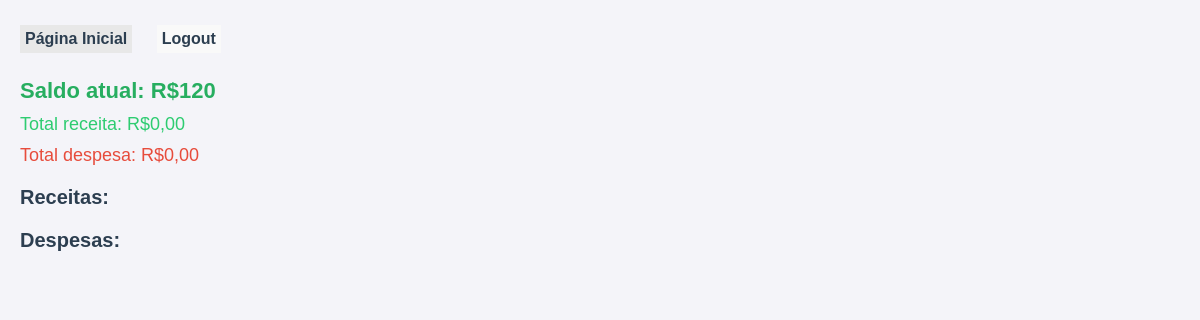
The app's page / (signed in), older data.
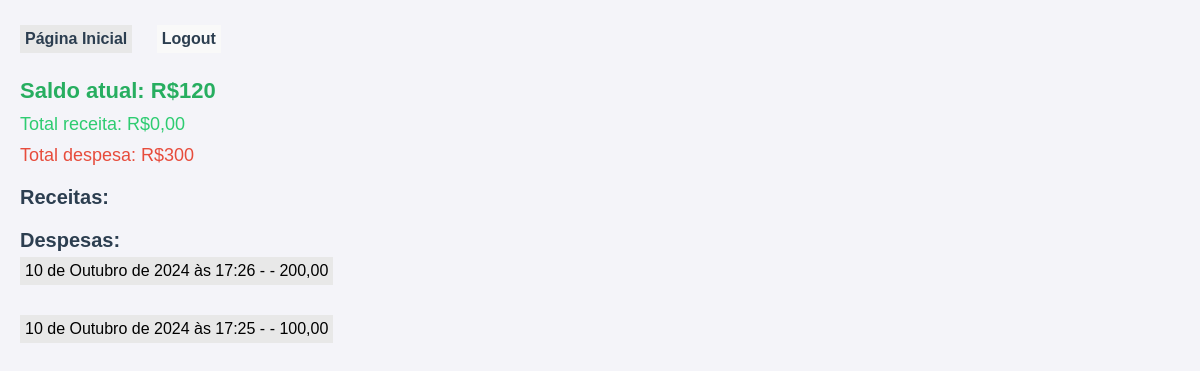
The same page, newer data.
### mugiwara/models/despesa.py (models this page shows, shortened)
class despesa(models.Model):
    class status_choices(models.IntegerChoices):
        ABERTO = 1, "Em Aberto"
        PAGO = 2, "Pago"
    class categoria_choices(models.IntegerChoices):
        C1 = 1, "Categoria 1"
        C2 = 2, "Categoria 2"
        C3 = 3, "Categoria 3"
        C4 = 4, "Categoria 4"
    descricao = models.TextField()
    data_vencimento = models.DateField(auto_now=False, auto_now_add=False)
    valor = models.DecimalField(decimal_places=2, max_digits=9)
    categoria = models.IntegerField(
        choices = categoria_choices,
        default = categoria_choices.C1
    )
    status = models.IntegerField(
        choices = status_choices,
        default = status_choices.ABERTO
    )
    created_at = models.DateTimeField(auto_now_add=True)
    class Meta:
        ordering = ['-created_at']

### mugiwara/views.py (the view)
# urls.py: path("", views.index, name="index"),
@login_required
def index(request):
    saldo_atual = conta_bancaria.objects.aggregate(saldo_atual=Sum('saldo_atual'))['saldo_atual']
    total_receita = receita.objects.aggregate(total_receita=Sum('valor'))['total_receita']
    total_despesa = despesa.objects.aggregate(total_despesa=Sum('valor'))['total_despesa']
    contas = conta_bancaria.objects.all()
    receitas = receita.objects.all()
    despesas = despesa.objects.all()
    context = {
        'saldo_atual': saldo_atual if saldo_atual else '0,00',
        'total_receita': total_receita if total_receita else '0,00',
        'total_despesa': total_despesa if total_despesa else '0,00',
        'receitas': receitas,
        'despesas': despesas,
        'contas': contas,
    }
    return render(request, "mugiwara/index.html", context)

### mugiwara/templates/mugiwara/index.html (shortened to what this page needs)
<!DOCTYPE html>
<html lang="pt-br">
<head>
    {% load static %}
    <link rel="stylesheet" href="{% static 'css/style.css' %}">
</head>
<body>
    <ul>
        <li><a href="{% url 'index' %}">Página Inicial</a></li>
        <li><a href="{% url 'logout' %}">Logout</a></li>
    </ul>
    <p class="saldo">Saldo atual: R${{ saldo_atual }}</p>
    <p class="receita">Total receita: R${{ total_receita }}</p>
    <p class="despesa">Total despesa: R${{ total_despesa }}</p>
    <ul>
        <strong>Receitas: </strong>
        <strong>Despesas: </strong>
        {% for despesa in despesas %}
            <ul>
                <li>{{ despesa.created_at }} - {{ despesa.cliente }} - {{ despesa.valor }}</li>
            </ul>
        {% endfor %}
    </ul>
</body>
</html>

### mugiwara/static/css/style.css (style rules this page uses)
body { font-family: Arial, sans-serif; background-color: #f4f4f9; margin: 0; padding: 20px; }
ul { list-style-type: none; padding: 0; margin: 0 0 20px 0; }
ul li { display: inline-block; margin-right: 20px; }
ul li a { text-decoration: none; color: #2c3e50; font-weight: bold; }
p { font-size: 18px; margin: 10px 0; color: #333; }
ul strong { display: block; margin-top: 20px; font-size: 20px; color: #2c3e50; }
li { font-size: 16px; margin: 5px 0; }
li:nth-child(odd) { background-color: #e8e8e8; padding: 5px; }
li:nth-child(even) { background-color: #f9f9f9; padding: 5px; }
p.saldo { font-size: 22px; font-weight: bold; color: #27ae60; }
p.despesa { color: #e74c3c; }
p.receita { color: #2ecc71; }

Row changes from the older to the newer data that the page shows:
added despesa: created_at "10 de Outubro de 2024 às 17:26", valor "200,00"
added despesa: created_at "10 de Outubro de 2024 às 17:25", valor "100,00"
Text that changed along with them:
{{ total_despesa }}: "0,00" → "300"
